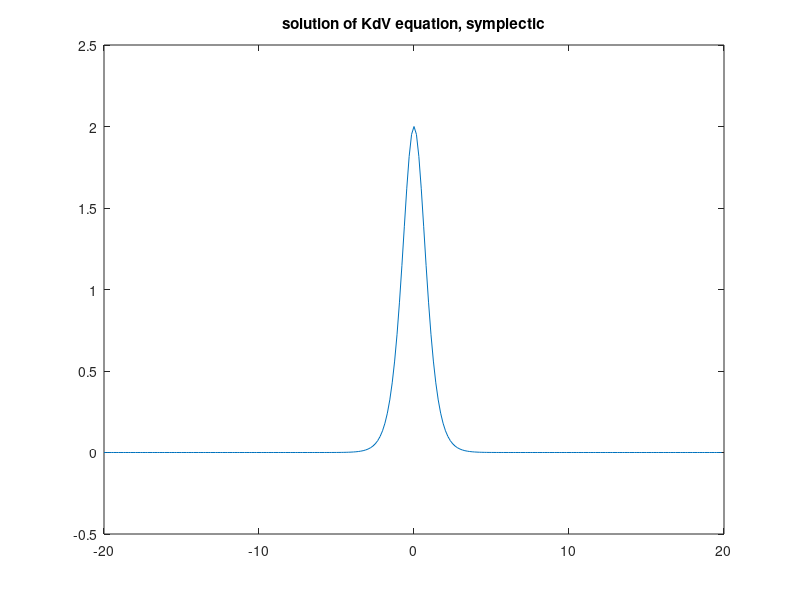

Write MATLAB code to recreate this figure. (Note: this script raises an error after producing the figure.)
% This script solves KdV equation in a periodic domain
% u_t=-6uu_x-u_xxx, -L<=x<=L
% using pseudo-spectral & symplectic Generalized Runge-Kutta
%%%%%%%%%%%%%%%%%%%%%%%%%%%%%%%%%%%%%%%%%%%%%%%%%%%%%%%%%%%%%%%%%%%%%%%

% Set simulation parameters
J = 256;      % Number of points in each direction, J devidable by 4
dt = 1E-3;    % initial time step size
Nt = 10e3;    % Number of time steps
ulim = 1.5E5; % if any u > ulim, simulation stops
Ls = 20;       % half domain size
A=[1/4,1/4-sqrt(3)/6;1/4+sqrt(3)/6,1/4];

% Put useful stuff into a struct
params = struct('Ls',Ls, 'J',J,'dt',dt, 'Nt',Nt,'A',A);
x=(-Ls:2*Ls/J:Ls-2*Ls/J)';

% Set up implicit dispersion
k = (pi/Ls)*[0:J/2 -J/2+1:-1]'; % wavenumbers
Lk = 1i*k.^3;
Dk = 1i*k;

% Initialize
t = 0;
% rng(15); u0 = randn(J,1); 
u0 = 2*sech(x).^2;
uk0 = fft(u0); uk0(J/2+1)=0;
uk = uk0;
ukm1 = uk0;  % at time n-1
ukm2 = uk0;  % at time n-2
% interpolatin function for the initial iteration input
interp = @(u0,um1,um2,w) (.5*w*(w+3)+1).*u0 - w*(w+2).*um1 +.5*w*(w+1).*um2;

figure(10)
plot(x,u0); ylim([-.5 2.5]);
title('solution of KdV equation, symplectic')

% Diagnostics
countDiag = 10;  % Compute diagnostics every countDiag steps
T = zeros(1,Nt/countDiag);
ut = zeros(J,Nt/countDiag);
mass = zeros(1,Nt/countDiag);
energy = zeros(1,Nt/countDiag);
hamiltonian = zeros(1,Nt/countDiag);


% Main loop 
% tic;
for ii=1:Nt
    if mod(ii,countDiag)==0
        if any(isnan(uk(:))), break, end
        T(ii/countDiag) = t;
        ut(:,ii/countDiag) = u;
        
        mass(ii/countDiag) = sum(u)*2*Ls/J;
        energy(ii/countDiag) = sum(abs(uk).^2)*2*Ls/J^2;
        hamiltonian(ii/countDiag) = (real(sum(u2k_dealiasing(uk,params).*conj(uk))) ...
                                     -1/2*sum(abs(Dk.*uk).^2)) *2*Ls/J^2;

%         toc
        display(['iteration i = ', num2str(ii),'; E = ',num2str(energy(ii/countDiag)),...
                 ', H = ',num2str(hamiltonian(ii/countDiag))]);
        figure(10)
        plot(x,u); ylim([-.5 2.5]);
        title('solution of KdV equation, symplectic')
    end
    
    
    % set up initial interation state
    uk10 = interp(uk,ukm1,ukm2,A(1,1)+A(1,2));
    uk20 = interp(uk,ukm1,ukm2,A(2,1)+A(2,2));
    
    % iterations
    [uk1,uk2,ik] = iterativeKdV_GRK4(uk10,uk20, uk,params);
    if ik==1
        disp('Error! quit...');
        break;
    end

    f1 = Lk.*uk1-3*Dk.*u2k_dealiasing(uk1,params);
    f2 = Lk.*uk2-3*Dk.*u2k_dealiasing(uk2,params);
    ukm2 = ukm1;
    ukm1 = uk;
    % Successful step, proceed to evaluation
    uk = uk+.5*dt*(f1+f2);
    t = t+dt;
    u = real(ifft(uk));
    uk = fft(u); uk0(J/2+1)=0;

    if any(abs(u(:))>ulim),break,end
end



% plot results
figure(1)
plot(x,u,'LineWidth',2); hold on;
plot(x,2*sech(mod(x-4*t+Ls,2*Ls)-Ls).^2,'k--');
ylim([-.5 2.5]);
legend('numerics','theory')
title('solution of KdV equation, symplectic');

figure(11)
plot(T,mass); hold on;
title('time-series of the total mass');
figure(12)
plot(T,energy); hold on;
title('time-series of the total energy');
figure(13)
plot(T,hamiltonian); hold on;
title('time-series of the Hamiltonian');

% figure
% contour(x,T,ut',50); colorbar;
% xlabel('x'); ylabel('t');
% title('time-series of the KdV solution')